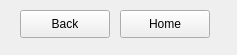
<?xml version="1.0" encoding="UTF-8"?>
<ui version="4.0">
 <class>MainWindow</class>
 <widget class="QMainWindow" name="MainWindow">
  <property name="geometry">
   <rect>
    <x>0</x>
    <y>0</y>
    <width>237</width>
    <height>55</height>
   </rect>
  </property>
  <property name="windowTitle">
   <string>MainWindow</string>
  </property>
  <widget class="QWidget" name="centralWidget">
   <widget class="QPushButton" name="pushButton">
    <property name="geometry">
     <rect>
      <x>20</x>
      <y>10</y>
      <width>90</width>
      <height>28</height>
     </rect>
    </property>
    <property name="text">
     <string>Back</string>
    </property>
   </widget>
   <widget class="QPushButton" name="pushButton_2">
    <property name="geometry">
     <rect>
      <x>120</x>
      <y>10</y>
      <width>90</width>
      <height>28</height>
     </rect>
    </property>
    <property name="text">
     <string>Home</string>
    </property>
   </widget>
  </widget>
 </widget>
 <layoutdefault spacing="6" margin="11"/>
 <resources/>
 <connections/>
</ui>
